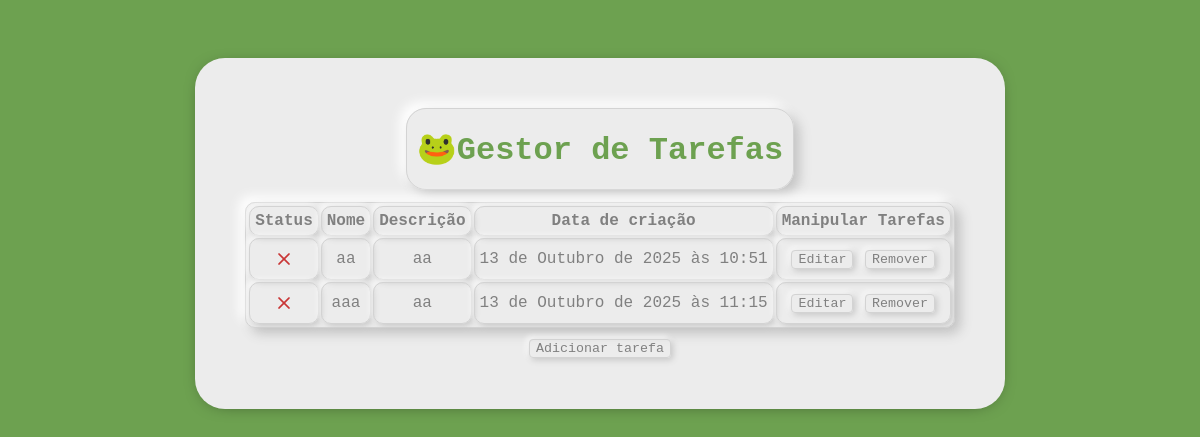
Page /tarefas/ on the earlier database version.
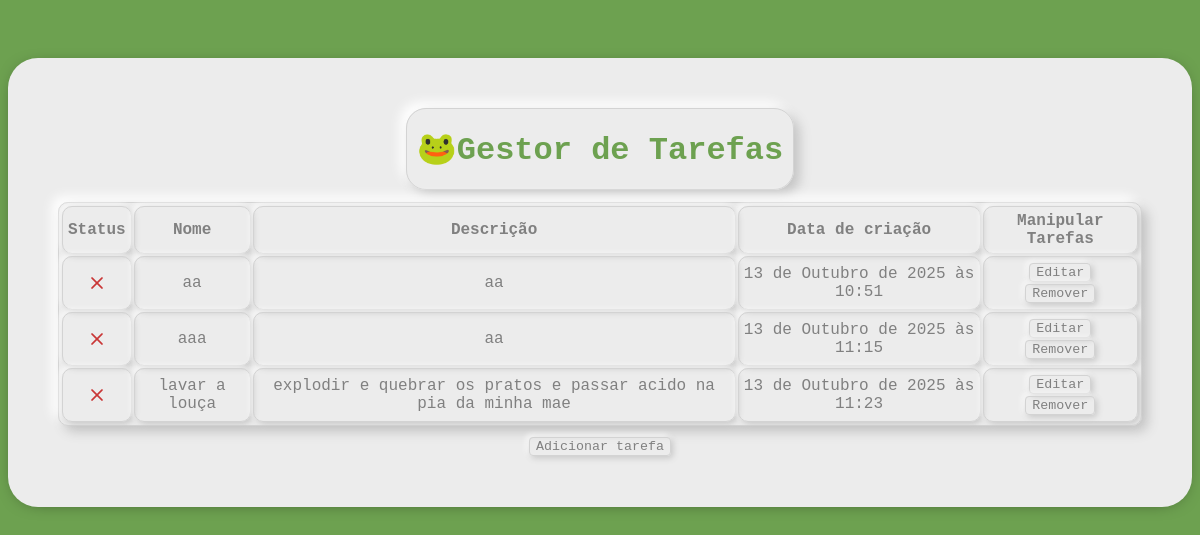
Same page on the later database version.
### tarefas/models.py (models this page shows, shortened)
class tarefaModels(models.Model):
    status = models.BooleanField(default=False)
    nome = models.CharField(max_length=67)
    descricao = models.TextField(null=True, blank=True )
    dataDeCricao = models.DateTimeField(auto_now_add=True)

### tarefas/views.py (the view)
# urls.py: path('tarefas/', include('tarefas.urls')),
def tarefas(request):
    context={
        'tarefas':tarefaModels.objects.all()
    }
    return render(request,'index.html',context)

### tarefas/templates/index.html (shortened to what this page needs)
{% load static %}    <!DOCTYPE html>
<html lang="en">
<head>
    <link rel="stylesheet" href="{% static 'global.css' %}">
    <link rel="stylesheet" href="{% static 'home/home.css' %}">
</head>
<body>
<div class="wrapper">
    <div class="wrapper2">
        <h1 style="color: #6da150;">
            🐸Gestor de Tarefas
        </h1>
    </div>
    <table border="1" style="padding: 1px;">
        <thead>
            <th>Status</th>
            <th>Nome</th>
            <th>Descrição</th>
            <th>Data de criação</th>
            <th>Manipular Tarefas</th>
        </thead>
        <tbody>
            {% for tarefa in tarefas %}
                <tr>
                    <td>
                        {% if tarefa.status %}
                            <img class="icon" src="{% static "img/check.png" %}" alt="" width="20px">
                        {% else %}
                            <img class="icon" src="{% static "img/x.png" %}" alt="" width="20px">
                        {% endif %}
                    </td>
                    <td>{{tarefa.nome}}</td>
                    <td>{{tarefa.descricao}}</td>
                    <td>{{tarefa.dataDeCricao}}</td>
                    <td>
                        <button>
                            <a href="{% url "tarefas:editar" tarefa.id %}">Editar</a>
                        </button>
                        <button>
                            <a href="{% url "tarefas:remover" tarefa.id %}">Remover</a>
                        </button>
                    </td>
                </tr>
            {% endfor %}
        </tbody>
    </table>
    <div class="button-wrapper">
        <button class="add"><a href="{% url "tarefas:adicionar" %}">Adicionar tarefa</a></button>
    </div>
</div>
</body>
</html>

### tarefas/static/global.css (style rules this page uses)
* { font-family: "Monaspace Neon", ui-monospace, SFMono-Regular, SF Mono, Menlo, Consolas, Liberation Mono, monospace ; }
body { display:flex; justify-content: center; background-color: #6da150; }
a { color: gray; text-decoration: none; }
button { color: gray; cursor: pointer; background-color: rgba(255, 255, 255, 0); margin: 1px; border-style: solid; border-color: rgb(211, 211, 211); border-radius: 4px; border-width: 1px; box-shadow: 2px 2px 6px #c5c5c5, -2px -2px 6px #ffffff; transition: 0.5s; }
.wrapper { margin-top: 50px; display: block; background-color: rgb(236, 236, 236); padding: 50px; border-radius: 30px; box-shadow: 0px 2px 20px -12px #000; }
.wrapper h1 { color: #6da150; display: flex; align-items: center; }
.wrapper2 { height: 60px; display: flex; align-items: center; justify-self: center; padding: 10px; border-radius: 20px; border-style: solid; border-color: rgb(211, 211, 211); border-width: 0.5px; box-shadow: 6px 6px 12px #c5c5c5, -6px -6px 12px #ffffff; }
table { box-shadow: 6px 6px 12px #c5c5c5, -6px -6px 12px #ffffff; margin-top: 12px; width: 100%; border-radius: 10px; border-style: solid; border-color: rgb(211, 211, 211); }
th { padding: 5px; border-radius: 10px; border-style: solid; border-color: rgb(211, 211, 211); box-shadow: 2px 2px 6px #c5c5c5, -2px -2px 6px #ffffff; border-style: solid; color: gray; }
td { text-align: center; border-radius: 10px; border-style: solid; border-color: rgb(211, 211, 211); padding: 5px; box-shadow: 2px 2px 6px #c5c5c5, -2px -2px 6px #ffffff; color: gray; }

### tarefas/static/home/home.css (style rules this page uses)
.button-wrapper { margin-top: 10px; display: flex; justify-content: center; }
.icon { margin-top: 5px; }

Differences in the rows shown:
added tarefaModels: status False (drawn), nome "lavar a louça", descricao "explodir e quebrar os pratos e passar acido na pia da minha mae", dataDeCricao "13 de Outubro de 2025 às 11:23"
